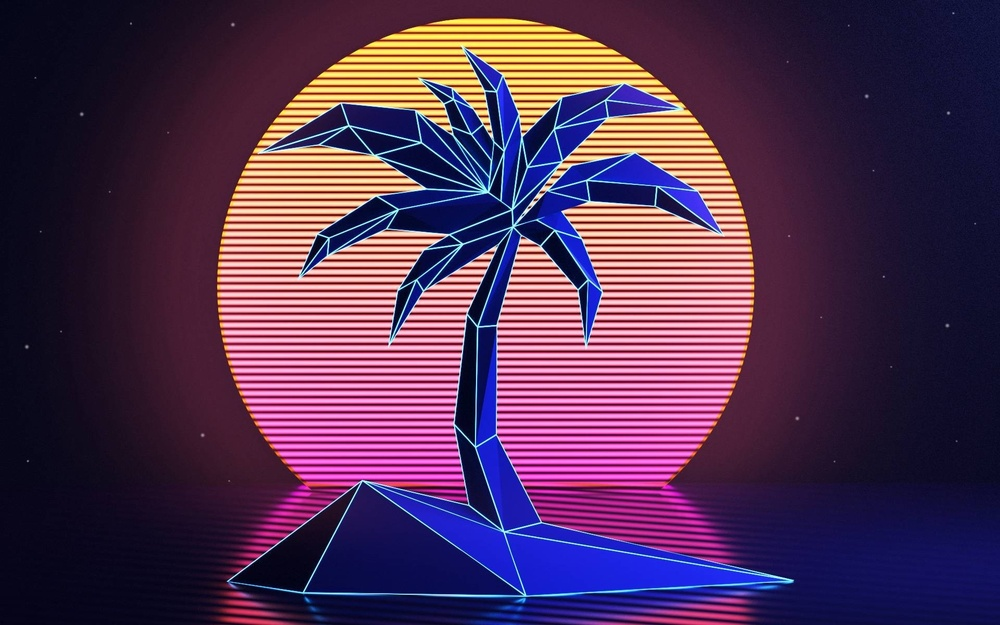
#> input picture imgBW/img.jpg, 1000 x 625 px, shrunk from 1920 x 1200 before the run
$ python img_bw.py
#> lines starting #> are read from the running program, lines starting #| are printed output that depends on the picture
from PIL import Image

try:
    img = Image.open('img.jpg')
#> img is the input picture: PIL image 1000x625 RGB; mean R, G, B 80.6, 49.4, 83.2
    img_transform = img.convert('L')
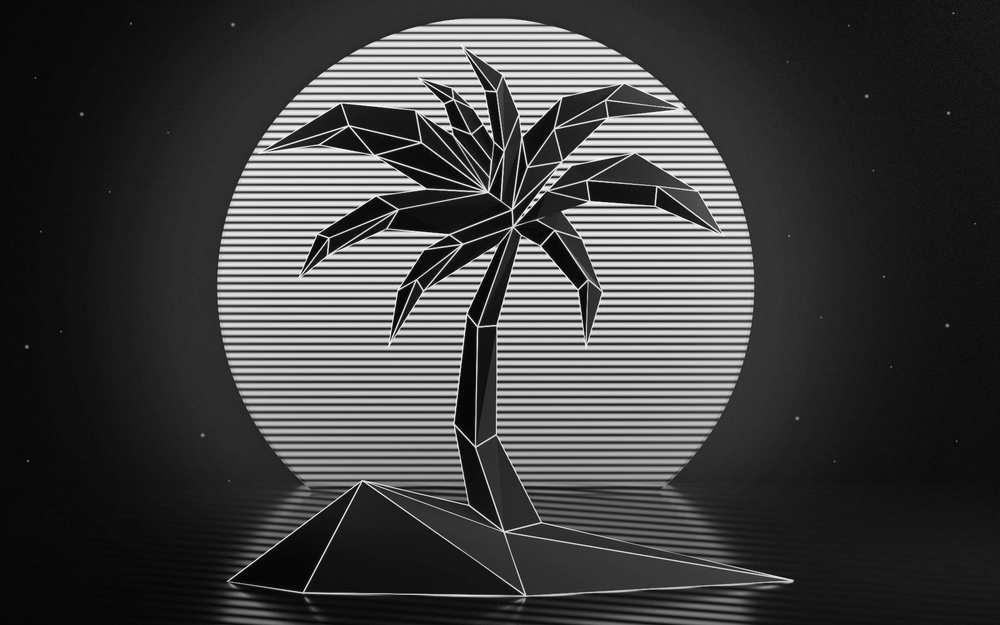
#> img_transform: PIL image 1000x625 L; min 2, max 255, mean 62.6
    img_transform.save('img_BW.jpg')
except:
    print('Error!!')
print('Convert Succesfully!!')
